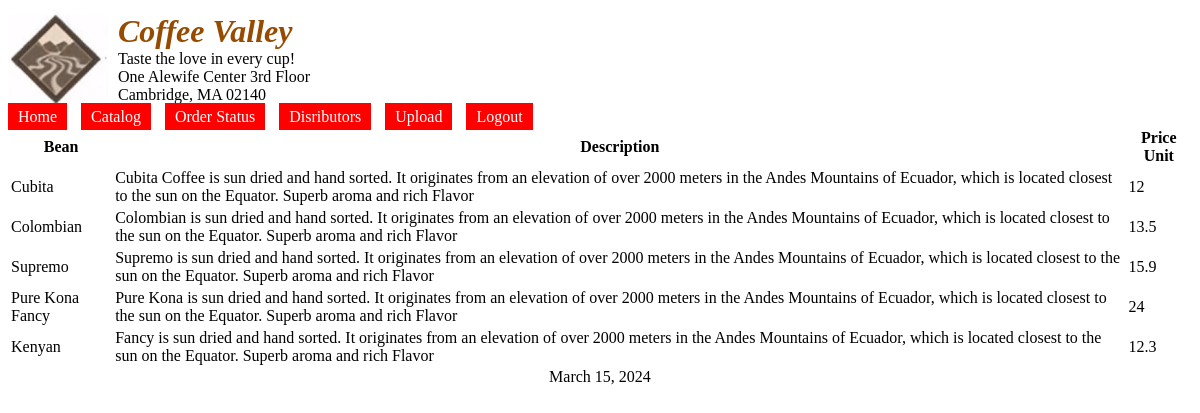
Page /katalog.php (signed in) on the committed database.
### tables this page shows
CREATE TABLE IF NOT EXISTS `beans` (
  `id` int NOT NULL,
  `name` varchar(50) DEFAULT NULL,
  `description` text,
  `price` double DEFAULT NULL,
  PRIMARY KEY (`id`)
);

### katalog.php (the view, shortened to what this page needs)
<?php
require('koneksi.php');
$data = mysqli_query($conn, 'SELECT * FROM beans');
require "header.php"; ?>
<div align="center">
    <table>
        <tr>
            <th>Bean</th>
            <th>Description</th>
            <th>Price Unit</th>
        </tr>
        <?php if (mysqli_num_rows($data) > 0) { ?>
            <?php
            while ($databean = mysqli_fetch_array($data)) {
            ?>
                <tr>
                    <td><?= $databean['name']; ?></td>
                    <td><?= $databean['description']; ?></td>
                    <td><?= $databean['price']; ?></td>
                </tr>
            <?php $id++;
            } ?>
        <?php } ?>
    </table>
</div>
<?php
require "footer.php";
?>

### rows in the picture
beans: name "Cubita", description "Cubita Coffee is sun dried and hand sorted. It originates from an elevation of over 2000 meters in the Andes Mountains of Ecuador, which is located closest to the sun on the Equator. Superb aroma and rich Flavor", price "12"
beans: name "Colombian", description "Colombian is sun dried and hand sorted. It originates from an elevation of over 2000 meters in the Andes Mountains of Ecuador, which is located closest to the sun on the Equator. Superb aroma and rich Flavor", price "13.5"
beans: name "Supremo", description "Supremo is sun dried and hand sorted. It originates from an elevation of over 2000 meters in the Andes Mountains of Ecuador, which is located closest to the sun on the Equator. Superb aroma and rich Flavor", price "15.9"
beans: name "Pure Kona Fancy", description "Pure Kona is sun dried and hand sorted. It originates from an elevation of over 2000 meters in the Andes Mountains of Ecuador, which is located closest to the sun on the Equator. Superb aroma and rich Flavor", price "24"
beans: name "Kenyan", description "Fancy is sun dried and hand sorted. It originates from an elevation of over 2000 meters in the Andes Mountains of Ecuador, which is located closest to the sun on the Equator. Superb aroma and rich Flavor", price "12.3"
